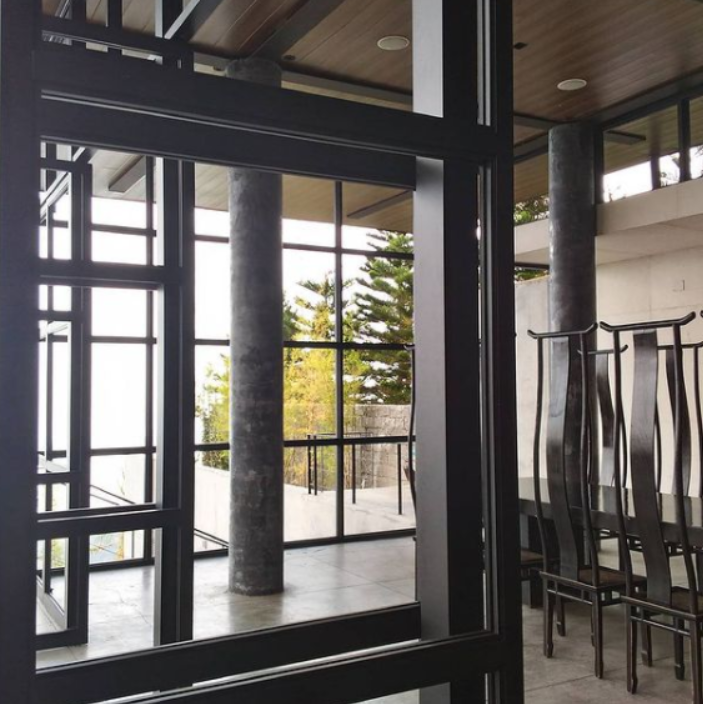
#> input picture sample.png, 703 x 704 px
$ jupyter execute --allow-errors Project_AI.ipynb
#> lines starting #> are read from the running program, lines starting #| are printed output that depends on the picture
[cell 1]
import numpy as np
import matplotlib.pyplot as plt
from skimage.io import imread, imshow
from skimage.color import rgb2gray
from skimage import img_as_uint
from scipy.signal import convolve2d

[cell 2]
kernel_edgedetection = np.array([[-1, -1, -1],
                                 [-1, 8.5, -1],
                                 [-1, -1, -1]])

[cell 3]
imshow(kernel_edgedetection, cmap = 'gray');

[cell 4]
morph = imread('sample.png')
#> morph is the input picture: shape (704, 703, 4); mean R, G, B, A 103, 98.3, 95.1, 255

[cell 5]
plt.figure(num=None, figsize=(8, 6), dpi=80)
morph_gray = rgb2gray(morph)
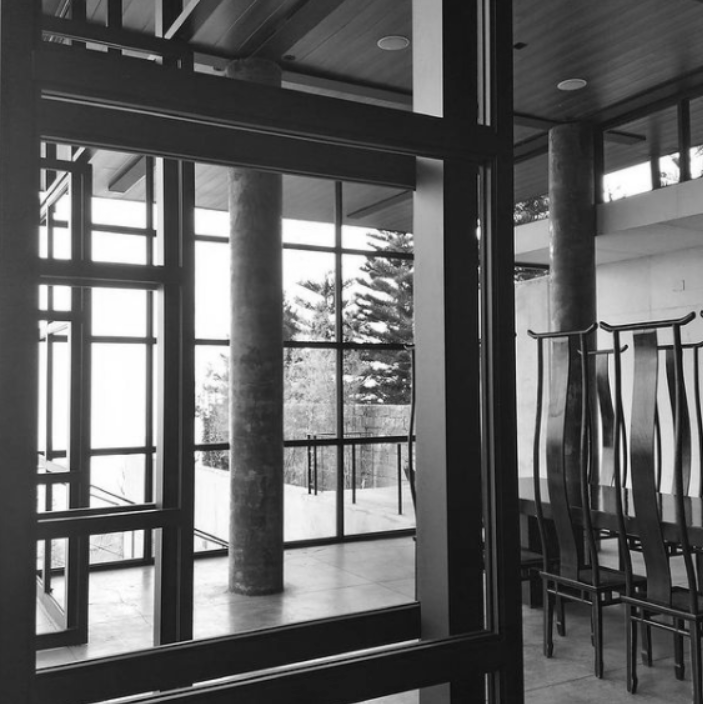
#> morph_gray: shape (704, 703) float64; min 0.0291, max 1, mean 0.389
imshow(morph_gray);

[cell 6]
conv_im1 = convolve2d(morph_gray, kernel_edgedetection)
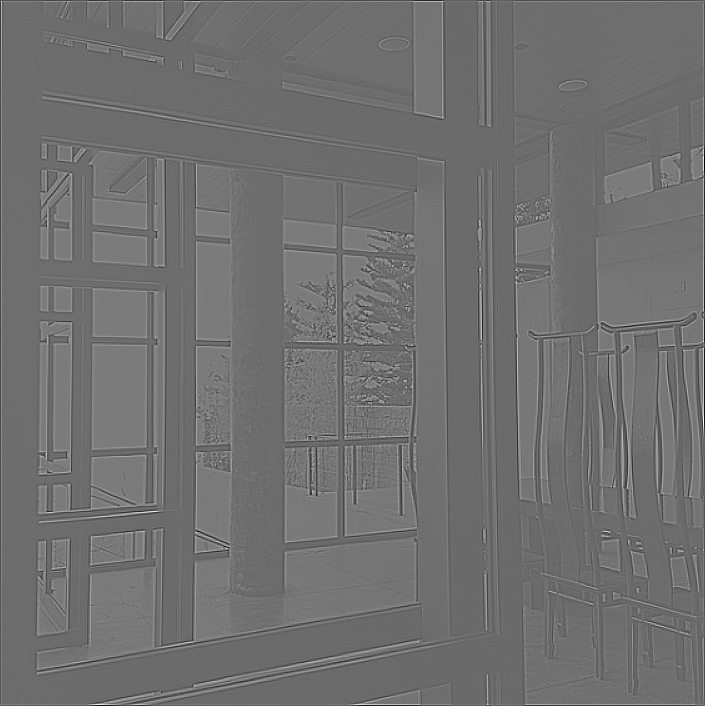
#> conv_im1: shape (706, 705) float64; min -2.92, max 4.15, mean 0.193; drawn with min black and max white
imshow(abs(conv_im1) , cmap='gray');
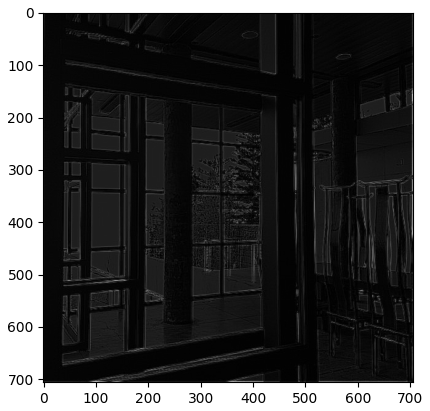
#> figure drawn by matplotlib, 1 panel

[cell 7]
def edge_detector(image):
    f_size = 15
    morph_gray = rgb2gray(image)
    kernels = [np.array([[-1, -1, -1],
                         [-1, i, -1],
                        [-1, -1, -1]]) for i in range(2,10,1)]

    titles = [f'Edge Detection Center {kernels[k][1][1]}' for k in
              range(len(kernels))]

    fig, ax = plt.subplots(2, 4, figsize=(17,12))

    for n, ax in enumerate(ax.flatten()):
        ax.set_title(f'{titles[n]}', fontsize = f_size)
        ax.imshow(abs(convolve2d(morph_gray, kernels[n])) ,
                  cmap='gray')
        ax.set_axis_off()

#> (the rest of this cell did not finish here and is left out)

[cell 8]
# Horizontal Sobel Filter
h_sobel = np.array([[1, 2, 1],
                    [0, 0, 0],
                    [-1, -2, -1]])
# Vertical Sobel Filter
v_sobel = np.array([[1, 0, -1],
                    [2, 0, -2],
                    [1, 0, -1]])
fig, ax = plt.subplots(1, 2, figsize=(17,12))
ax[0].set_title(f'Horizontal Sobel', fontsize = 15)
ax[0].imshow(h_sobel, cmap='gray')
ax[0].set_axis_off()
ax[1].set_title(f'Vertical Sobel', fontsize = 15)
ax[1].imshow(v_sobel , cmap='gray')
ax[1].set_axis_off()
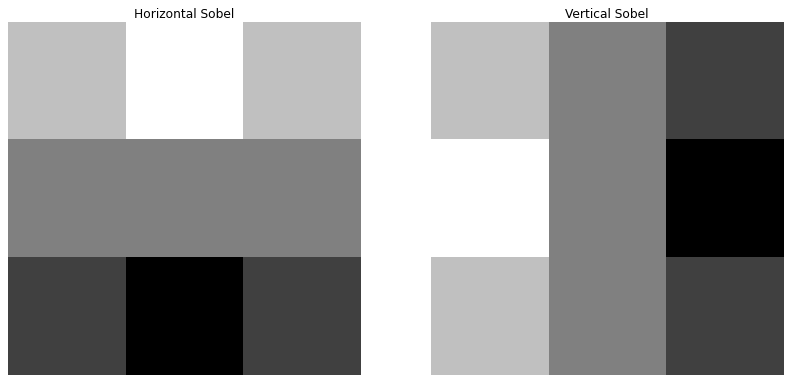
#> figure drawn by matplotlib, 2 panels

[cell 9]
fig, ax = plt.subplots(1, 2, figsize=(17,12))
ax[0].set_title(f'Horizontal Sobel', fontsize = 15)
ax[0].imshow(abs(convolve2d(morph_gray, h_sobel)), cmap='gray')
ax[0].set_axis_off()
ax[1].set_title(f'Vertical Sobel', fontsize = 15)
ax[1].imshow(abs(convolve2d(morph_gray, v_sobel)) , cmap='gray')
ax[1].set_axis_off()
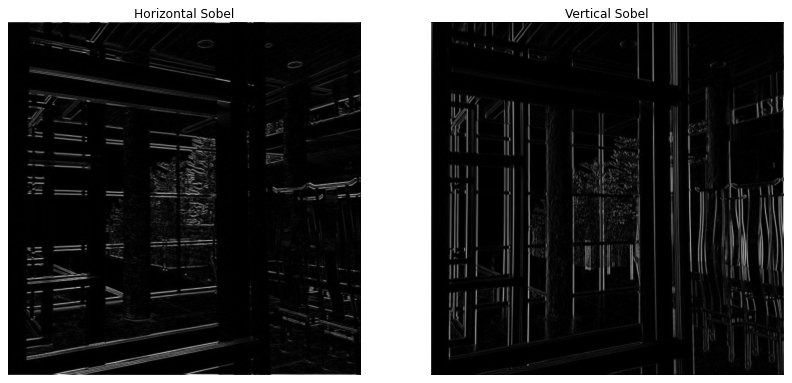
#> figure drawn by matplotlib, 2 panels

[cell 10]
dog = imread('dog.png')
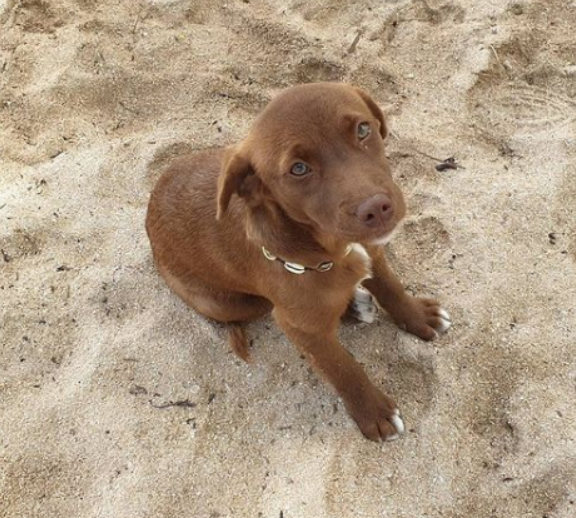
#> input picture dog.png, 576 x 518 px
#> dog is the input picture: shape (518, 576, 4); mean R, G, B, A 174, 154.2, 131.8, 255

[cell 11]
plt.figure(num=None, figsize=(8, 6), dpi=80)
graydog = rgb2gray(dog)
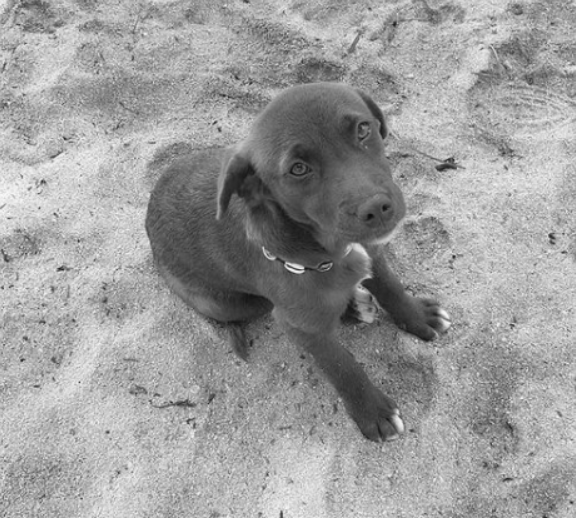
#> graydog: shape (518, 576) float64; min 0.0415, max 0.972, mean 0.615
imshow(graydog);

[cell 12]
kernel_edgedetection = np.array([[-1, -1, -1],
                                 [-1, 8.5, -1],
                                 [-1, -1, -1]])
edge_dog = abs(convolve2d(graydog, kernel_edgedetection,
               mode = 'valid'))
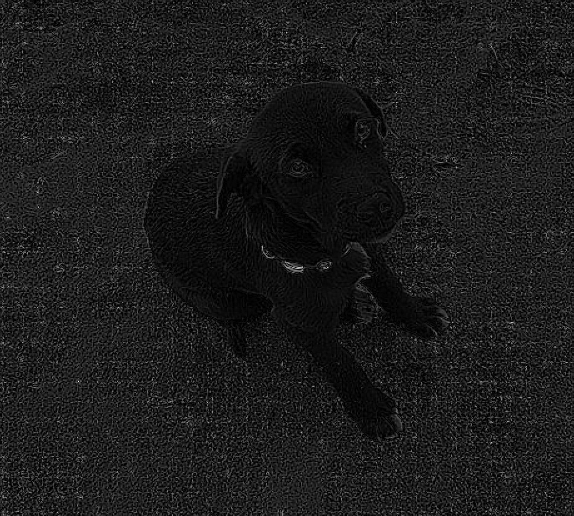
#> edge_dog: shape (516, 574) float64; min 8.82e-06, max 3.23, mean 0.361; drawn with min black and max white
imshow(edge_dog, cmap='gray');

[cell 13]
blur = (1 / 16.0) * np.array([[1., 2., 1.],
                                 [2., 4., 2.],
                                 [1., 2., 1.]])
blurred_dog = abs(convolve2d(graydog, blur, mode = 'valid' ))
imshow(blurred_dog , cmap='gray');

[cell 14]
kernel_edgedetection = np.array([[-1, -1, -1],
                                 [-1, 8.05, -1],
                                 [-1, -1, -1]])
blurry_edge_dog = abs(convolve2d(blurred_dog, kernel_edgedetection,
                      mode = 'valid'))
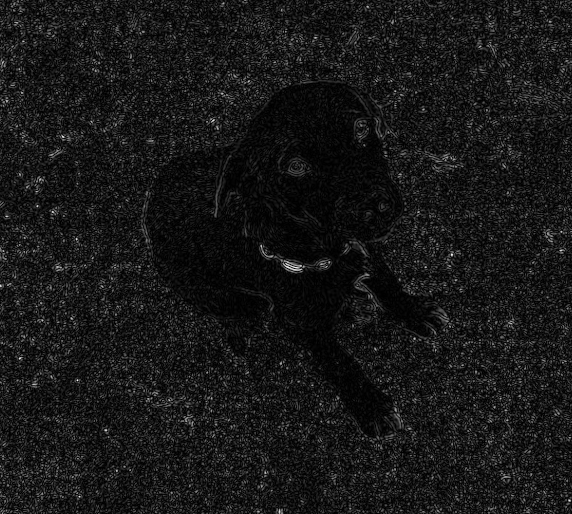
#> blurry_edge_dog: shape (514, 572) float64; min 4.17e-08, max 0.993, mean 0.0935
imshow( blurry_edge_dog , cmap='gray');

[cell 15]
binary_dog = img_as_uint(blurry_edge_dog < np.mean(blurry_edge_dog))
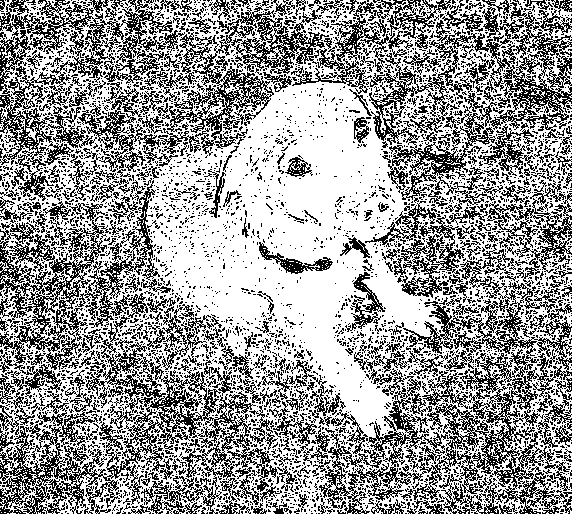
#> binary_dog: shape (514, 572) uint16; values 0 (black) and 65535 (white), 60.6% white; black in thin lines or dots
imshow(binary_dog , cmap='gray');
